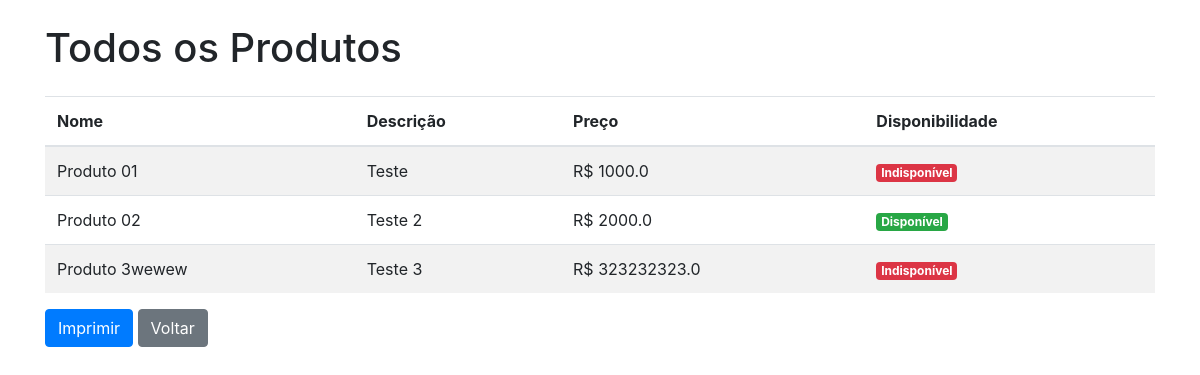
Page /print_all_produtos (signed in) on the committed database.
### tables this page shows
CREATE TABLE produtos (
                    id INTEGER PRIMARY KEY AUTOINCREMENT,
                    nome TEXT NOT NULL,
                    descricao TEXT NOT NULL,
                    preco REAL NOT NULL,
                    ativo INTEGER NOT NULL DEFAULT 1, disponibilidade INTEGER DEFAULT 1, observacoes TEXT);

### app.py (the view)
@app.route('/print_all_produtos')
@login_required
def print_all_produtos():
    produtos = get_produtos()  # Função para obter todos os produtos
    return render_template('print_all_produtos.html', produtos=produtos)

### app.py (called while the page is built)
def get_produtos(query=None):
    conn = sqlite3.connect('db.sqlite3')
    c = conn.cursor()
    if query:
        c.execute('''
            SELECT id, nome, descricao, preco, disponibilidade, observacoes
            FROM produtos
            WHERE nome LIKE ? OR descricao LIKE ?
        ''', ('%' + query + '%', '%' + query + '%'))
    else:
        c.execute('SELECT id, nome, descricao, preco, disponibilidade, observacoes FROM produtos')
    produtos = c.fetchall()
    conn.close()
    return produtos

@app.before_request
def before_request():
    session.permanent = True
    app.permanent_session_lifetime = timedelta(minutes=1)
    session.modified = True
    if 'user_id' in session:
        now = datetime.now().timestamp()
        last_activity = session.get('last_activity', now)
        if now - last_activity > 60:  # 1 minuto de inatividade
            return logout()
        session['last_activity'] = now

def login_required(f):
    @wraps(f)
    def decorated_function(*args, **kwargs):
        if 'user_id' not in session:
            flash('Você precisa estar logado para acessar esta página.', 'danger')
            return redirect(url_for('login'))
        return f(*args, **kwargs)
    return decorated_function

### templates/print_all_produtos.html (shortened to what this page needs)
<!DOCTYPE html>
<html lang="pt">
<head>
    <link href="https://stackpath.bootstrapcdn.com/bootstrap/4.5.2/css/bootstrap.min.css" rel="stylesheet">
</head>
<body>
    <div class="container mt-4">
        <h1 class="mb-4">Todos os Produtos</h1>
        <table class="table table-striped">
            <thead>
                <tr>
                    <th>Nome</th>
                    <th>Descrição</th>
                    <th>Preço</th>
                    <th>Disponibilidade</th>
                </tr>
            </thead>
            <tbody>
                {% for produto in produtos %}
                    <tr>
                        <td>{{ produto[1] }}</td>
                        <td>{{ produto[2] }}</td>
                        <td>R$ {{ produto[3] }}</td>
                        <td>
                            {% if produto[4] == 1 %}
                                <span class="badge badge-success">Disponível</span>
                            {% else %}
                                <span class="badge badge-danger">Indisponível</span>
                            {% endif %}
                        </td>
                    </tr>
                {% endfor %}
            </tbody>
        </table>
        <button class="btn btn-primary" onclick="window.print()">Imprimir</button>
        <a class="btn btn-secondary" href="{{ url_for('produtos') }}">Voltar</a>
    </div>
</body>
</html>

### rows in the picture
produtos: nome "Produto 01", descricao "Teste", preco "1000.0", disponibilidade "Indisponível"
produtos: nome "Produto 02", descricao "Teste 2", preco "2000.0", disponibilidade "Disponível"
produtos: nome "Produto 3wewew", descricao "Teste 3", preco "323232323.0", disponibilidade "Indisponível"
